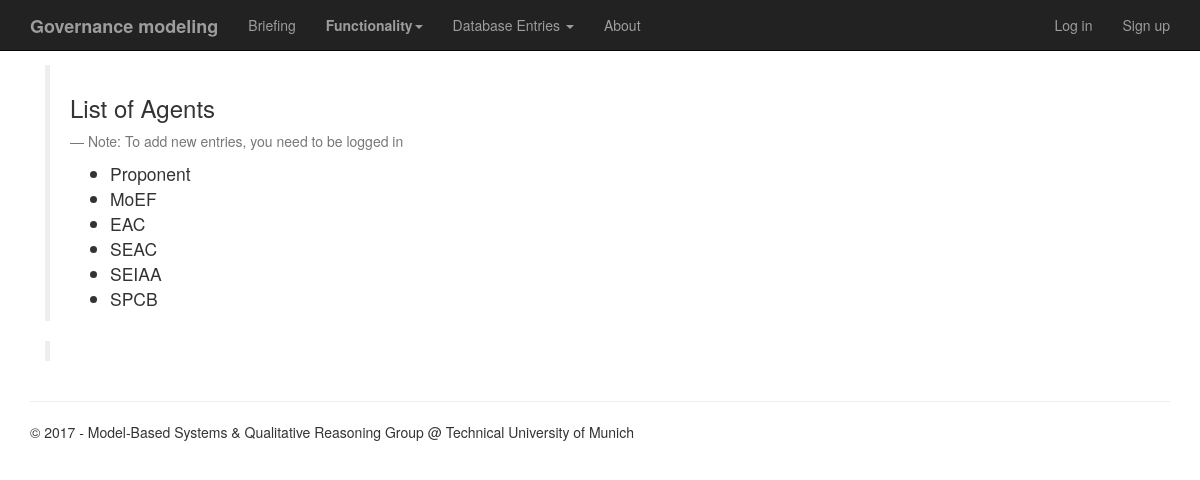
/dbcontent/Agents/list/, run on an earlier commit of the app's database.
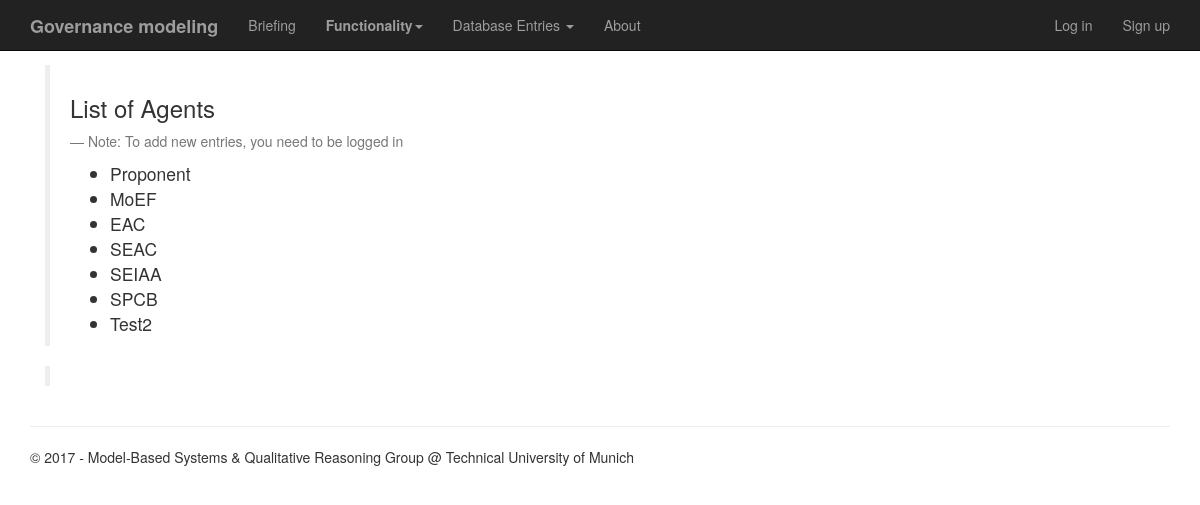
And on a later commit of the database.
### app/models.py (models this page shows, shortened)
class Agent(models.Model):
    name = models.CharField(max_length = 255, unique =True)

### dbcontent/views.py (the view)
def agent_list(request):
    posts = Agent.objects.all()
    return render(request, 'dbcontent/AgentList.html', {'posts':posts})

### dbcontent/templates/dbcontent/AgentList.html (shortened to what this page needs)
{% extends 'app/base.html' %}
{% block content %}
	<div class="container">
		<div class="row">
			<div class="col-xs-6">
				<blockquote>
				<h3>List of Agents</h3>
				{% if user.is_authenticated %}
				{% else %}
				<p><small>Note: To add new entries, you need to be logged in</small></p>
				{% endif %}
				<ul>
					{% for post in posts %}
						<li>
							{% if user.is_authenticated %}
								{{ post.name }}
							{% else %}
								{{ post.name }}
							{% endif %}
						</li>
					{% endfor %}
				</ul>
			</blockquote>
				<blockquote>
				</blockquote>
			</div>
		</div>
	</div>
{% endblock %}

What changed in the data, as far as the page shows it:
added Agent: name "Test2"
